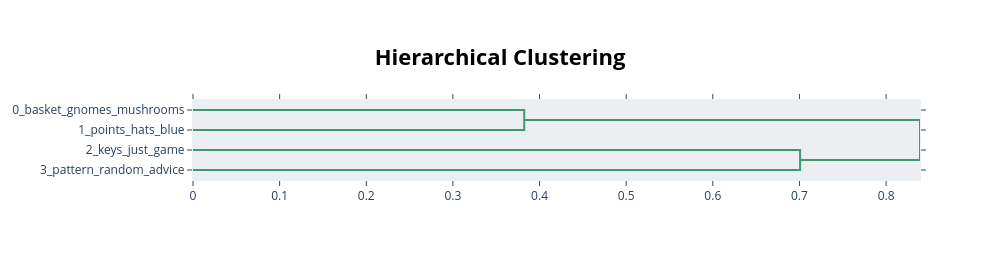

Notebook source saved alongside this figure:
### Code cell
topic_model.visualize_hierarchy(top_n_topics=50)

### Figure 1 — Plotly figure (JSON) as saved in the notebook; plotly's stock layout.template omitted (floating-point values rounded to 4 significant figures)
{"data": [{"hoverinfo": "text", "marker": {"color": "rgb(61,153,112)"}, "mode": "lines", "type": "scatter", "x": [0, 0.3823, 0.3823, 0], "xaxis": "x", "y": [-5, -5, -15, -15], "yaxis": "y"}, {"hoverinfo": "text", "marker": {"color": "rgb(61,153,112)"}, "mode": "lines", "type": "scatter", "x": [0, 0.7007, 0.7007, 0], "xaxis": "x", "y": [-25, -25, -35, -35], "yaxis": "y"}, {"hoverinfo": "text", "marker": {"color": "rgb(61,153,112)"}, "mode": "lines", "type": "scatter", "x": [0.3823, 0.8392, 0.8392, 0.7007], "xaxis": "x", "y": [-10, -10, -30, -30], "yaxis": "y"}], "layout": {"autosize": false, "height": 260, "hoverlabel": {"bgcolor": "white", "font": {"family": "Rockwell", "size": 16}}, "hovermode": "closest", "plot_bgcolor": "#ECEFF1", "showlegend": false, "title": {"font": {"color": "Black", "size": 22}, "text": "<b>Hierarchical Clustering</b>", "x": 0.5, "xanchor": "center", "yanchor": "top"}, "width": 1000, "xaxis": {"mirror": "allticks", "rangemode": "tozero", "showgrid": false, "showline": true, "showticklabels": true, "ticks": "outside", "type": "linear", "zeroline": false}, "yaxis": {"mirror": "allticks", "range": [-40, 0], "rangemode": "tozero", "showgrid": false, "showline": true, "showticklabels": true, "tickmode": "array", "ticks": "outside", "ticktext": ["0_basket_gnomes_mushrooms", "1_points_hats_blue", "2_keys_just_game", "3_pattern_random_advice"], "tickvals": [-5, -15, -25, -35], "type": "linear", "zeroline": false}}}
